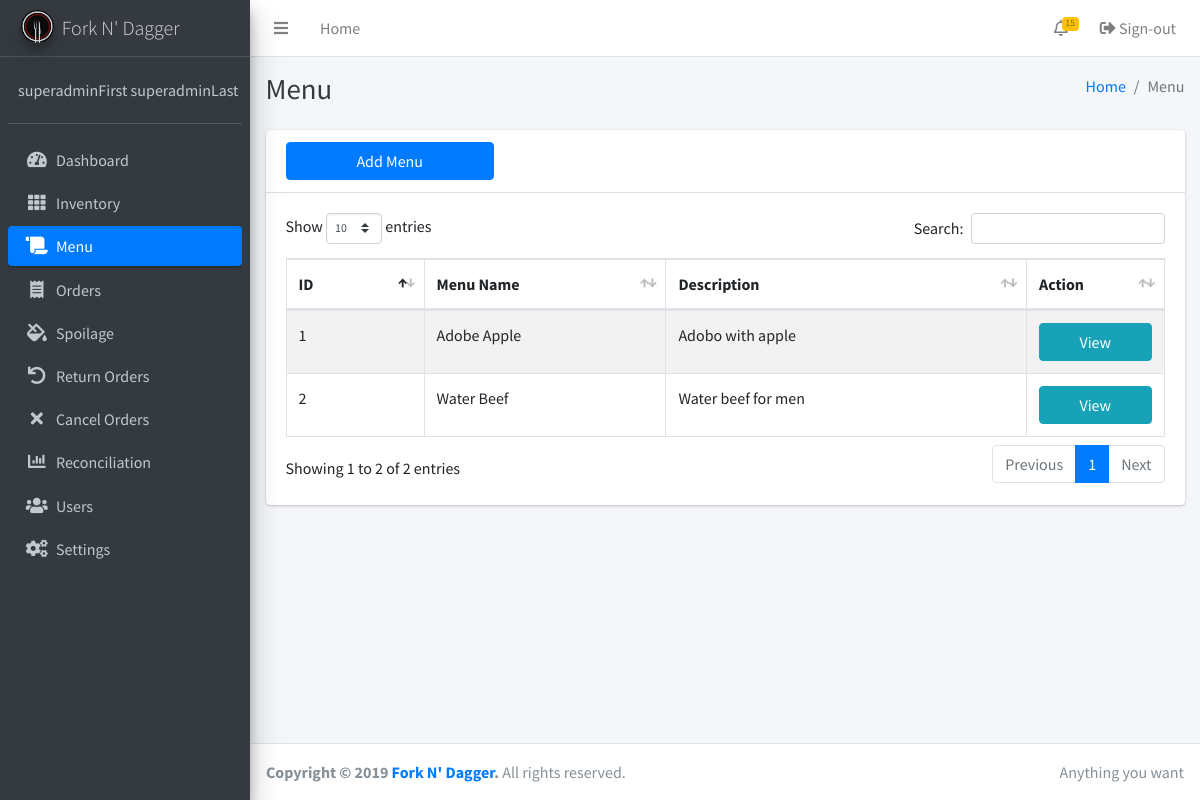
The page /menu.php (signed in) on the database as committed earlier.
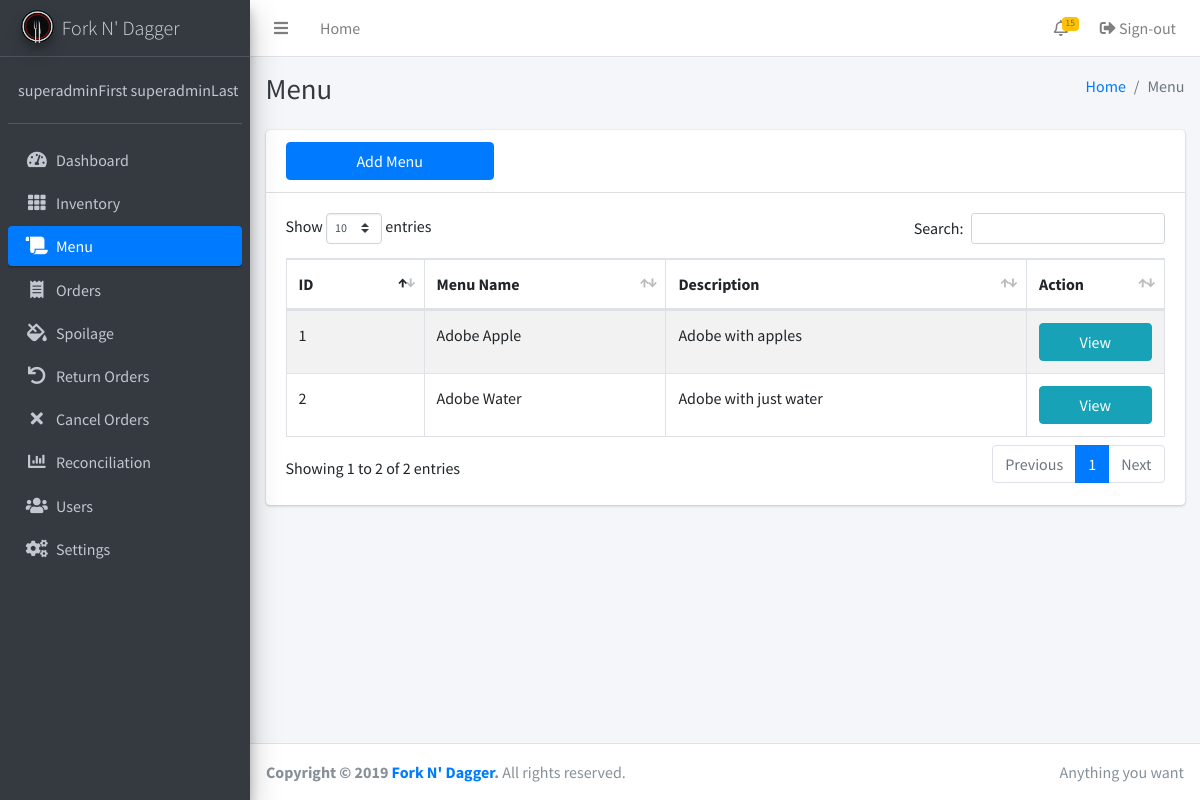
The same page on the database as committed later.
### tables this page shows
CREATE TABLE IF NOT EXISTS `menu` (
  `id` bigint(255) NOT NULL AUTO_INCREMENT,
  `name` varchar(255) NOT NULL,
  `description` varchar(255) NOT NULL,
  `timestamp` timestamp(6) NOT NULL,
  `adminID` int(255) NOT NULL,
  PRIMARY KEY (`id`)
);

### inc/session.php (called while the page is built, shortened)
<?php
	include 'inc/conn.php';;
	if(isset($_SESSION['admin'])){
		$query = $conn -> prepare("SELECT * FROM admins WHERE id = ? ");
		$query -> bind_param("s", $variable);
		$query -> execute();
		$result = $query->get_result();
		$user = mysqli_fetch_assoc($result);
		$role = $user['role'];
	}
	else{
		header('location: home.php');
		exit();
	}
?>

### menu.php (the view, shortened to what this page needs)
<?php include 'inc/session.php'; ?>
<?php include 'inc/header.php'; ?>
<body class="hold-transition sidebar-mini">
<div class="wrapper">
<?php
include 'inc/navbar.php'; ?>
  <div class="content-wrapper">
    <?php if ($role == 'Super User'): ?>
    <div class="content-header">
      <div class="container-fluid">
        <div class="row mb-2">
          <div class="col-sm-6">
            <h1 class="m-0 text-dark">Menu</h1>
          </div>
          <div class="col-sm-6">
            <ol class="breadcrumb float-sm-right">
              <li class="breadcrumb-item"><a href="#">Home</a></li>
              <li class="breadcrumb-item active">Menu</li>
            </ol>
          </div>
        </div>
      </div>
    </div>
    <div class="content">
      <div class="container">
        <div class="row">
          <div class="col-12">
            <div class="card">
              <div class="card-header">
                <div class="row">
                  <div class="col-3">
                  <button type="button" class="btn btn-block btn-primary" data-toggle="modal" data-target="#item">Add Menu</button>
                  </div>
                  <div class="col-3">
                  </div>
                </div>
              </div>
              <div class="card-body">
                <table id="example1" class="table table-bordered table-striped">
                  <thead>
                  <tr>
                    <th width="50">ID</th>
                    <th width="120">Menu Name</th>
                    <th width="200">Description</th>
                    <th width="50">Action</th>
                  </tr>
                  </thead>
                  <tbody>
                  <?php
                  $result3 = mysqli_query($conn, "SELECT * FROM menu");
                  while ($row = mysqli_fetch_array($result3)) {
                        ?>
                  <tr>
                    <td><?php echo $row['id'];?></td>
                    <td><?php echo ucwords($row['name']);?></td>
                    <td><?php echo ucfirst($row['description']);?></td>
                    <td>
                      <button type="button" class="btn btn-block btn-info" data-toggle="modal" data-target='#edit<?php echo $row['id']; ?>'>View</button>
                    </td>
                  </tr>
                        <?php   } ?>
                  </tbody>
                </table>
              </div>
            </div>
          </div>
        </div>
      </div>
    </div>
</div>
  <?php else: ?>
    <?php include 'forbidden.php'; ?>
  <?php endif ?>
  <?php include 'inc/footer.php'; ?>
</div>
</body>
</html>

Rows that differ between the two databases and show on the page:
changed menu "Adobe Apple": description "Adobo with apple" → "Adobe with apples"
changed menu id 2: name "Water Beef" → "Adobe Water"; description "Water beef for men" → "Adobe with just water"
